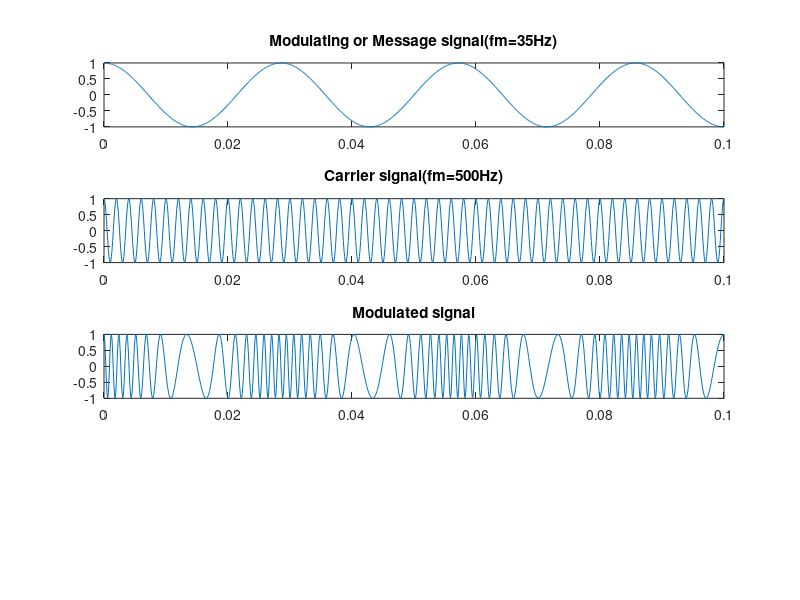

MATLAB code for this plot: (Note: this script raises an error after producing the figure.)
% program for fm modulation and demodulation
close all
clear all
clc
%fm=35HZ,fc=500HZ,Am=1V,Ac=1V,B=10
fs=10000;
Ac=1;
Am=1;
fm=35;
fc=500;
B=10;
t=(0:.1*fs)/fs;
wc=2*pi*fc;
wm=2*pi*fm;
m_t=Am*cos(wm*t);
subplot(4,1,1);
plot(t,m_t);
title('Modulating or Message signal(fm=35Hz)');
c_t=Ac*cos(wc*t);
subplot(4,1,2);
plot(t,c_t);
title('Carrier signal(fm=500Hz)');
s_t=Ac*cos((wc*t)+B*sin(wm*t));
subplot(4,1,3);
plot(t,s_t);
title('Modulated signal');
d=demod(s_t,fc,fs,'fm');
subplot(4,1,4);
plot(t,d);
title('demodulated signal');